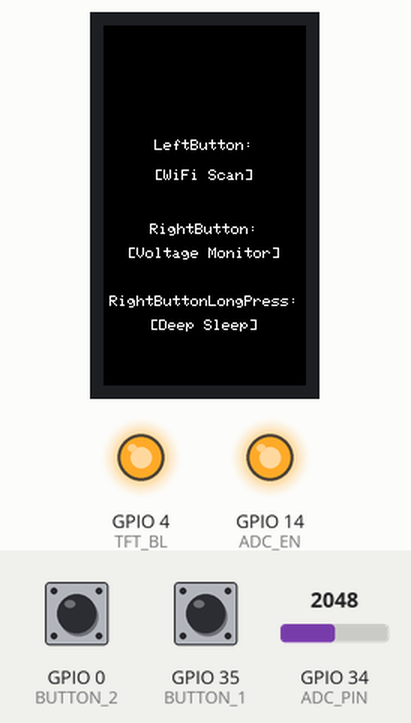
The sketch below on a simulated ESP32. Shown: 135×240 colour display, output pins drawn as LEDs (lit = HIGH). Dashed ring = blinking. Inputs (shaded band) come from the test bench; at power-on: GPIO 35 (BUTTON_1) HIGH, GPIO 0 (BUTTON_2) HIGH, GPIO 34 (ADC_PIN) = 2048. A WiFi scan finds three made-up networks; what the sketch prints to the serial monitor is not drawn. At 17.5 s the program puts the board to deep sleep or switches it off; the recording ends there.

Above: at 5.5 s.
5.6 s: GPIO 35 (BUTTON_1) pulled LOW for 0.15 s
At 7.4 s:
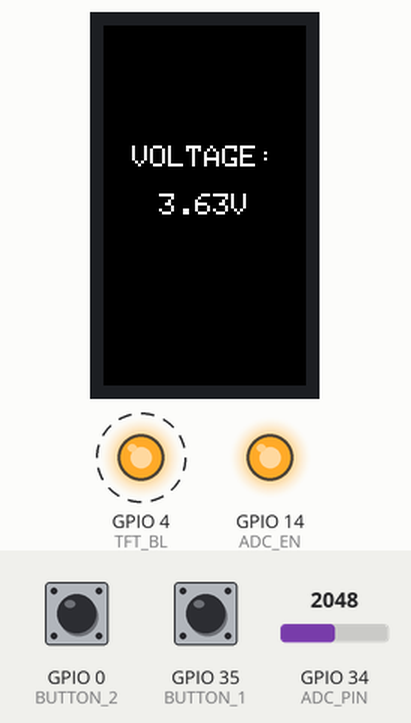
8.7 s: GPIO 0 (BUTTON_2) pulled LOW for 0.15 s
At 10.1 s:
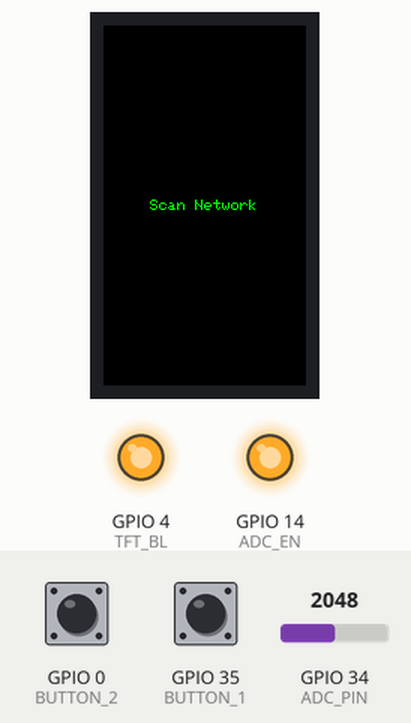
11.8 s: GPIO 35 (BUTTON_1) pulled LOW for 0.15 s
At 13.5 s:
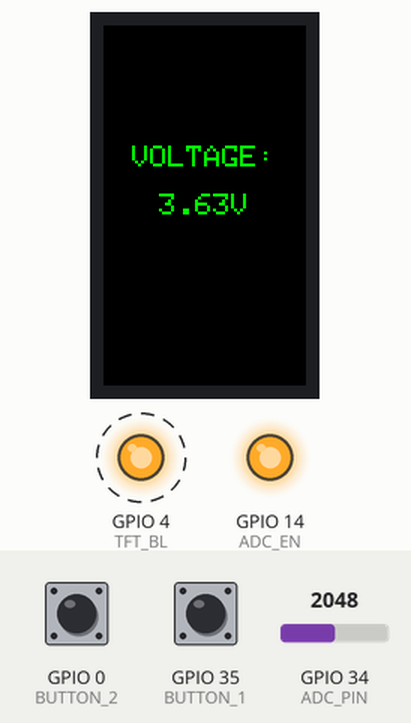
14.9 s: GPIO 35 (BUTTON_1) pulled LOW for 1 s
At 15.7 s:
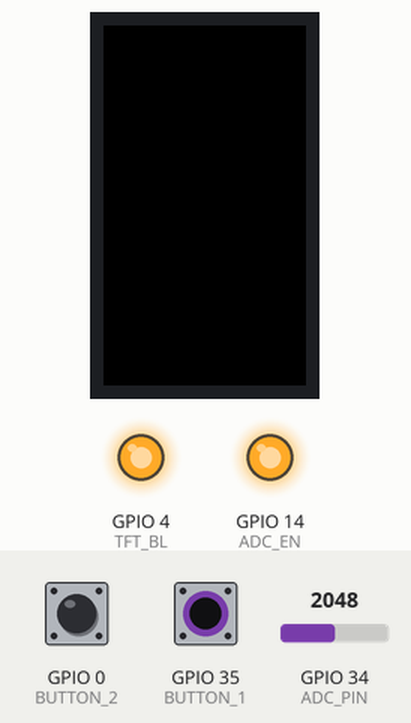
Timing chart, 0 to 17.5 s (numbered marks = the images above; inputs shaded):
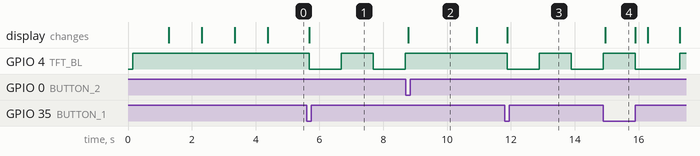

Measured:
- after the input at 5.6 s, GPIO 4 (TFT_BL): alternates HIGH for 1.0 s and LOW for 1.0 s, starting after 0.09 s; the display: first changes after 0.08 s (image 1 shows a later state)
- after the input at 8.7 s, GPIO 4 (TFT_BL): stays HIGH (without the input it goes to LOW after 0.99 s); the display: changes after 0.09 s (image 2)
- after the input at 11.8 s, GPIO 4 (TFT_BL): alternates HIGH for 1.0 s and LOW for 1.0 s, starting after 0.09 s; the display: first changes after 0.08 s (image 3 shows a later state)
- after the input at 14.9 s, the display: changes after 0.05 s (image 4)
- what the display in image 4 shows lasts 0.9 s, from 15.0 s to 15.9 s

The sketch:

TTGO-T-Display.ino
```cpp
#include <TFT_eSPI.h>
#include <SPI.h>
#include "WiFi.h"
#include <Wire.h>
#include <Button2.h>
#include "esp_adc_cal.h"
#include "bmp2.h"

#ifndef TFT_DISPOFF
#define TFT_DISPOFF 0x28
#endif

#ifndef TFT_SLPIN
#define TFT_SLPIN   0x10
#endif

#define TFT_MOSI            19
#define TFT_SCLK            18
#define TFT_CS              5
#define TFT_DC              16
#define TFT_RST             23

#define TFT_BL              4   // Display backlight control pin
#define ADC_EN              14  // ADC_EN is the ADC detection enable port
#define ADC_PIN             34
#define BUTTON_1            35
#define BUTTON_2            0

TFT_eSPI tft = TFT_eSPI(135, 240); // Invoke custom library
Button2 btn1(BUTTON_1);
Button2 btn2(BUTTON_2);

char buff[512];
int vref = 1100;
int btnCick = false;

//#define ENABLE_SPI_SDCARD

//Uncomment will use SDCard, this is just a demonstration,
//how to use the second SPI
//#ifdef ENABLE_SPI_SDCARD

#include "FS.h"
#include "SD.h"
#include <SPI.h>
/*
SPIClass SPI1(HSPI);

#define MY_CS       33
#define MY_SCLK     25
#define MY_MISO     27
#define MY_MOSI     26

void setupSDCard()
{
    SPI1.begin(MY_SCLK, MY_MISO, MY_MOSI, MY_CS);
    //Assuming use of SPI SD card
    if (!SD.begin(MY_CS, SPI1)) {
        Serial.println("Card Mount Failed");
        tft.setTextColor(TFT_RED);
        tft.drawString("SDCard Mount FAIL", tft.width() / 2, tft.height() / 2 - 32);
        tft.setTextColor(TFT_GREEN);
    } else {
        tft.setTextColor(TFT_GREEN);
        Serial.println("SDCard Mount PASS");
        tft.drawString("SDCard Mount PASS", tft.width() / 2, tft.height() / 2 - 48);
        String size = String((uint32_t)(SD.cardSize() / 1024 / 1024)) + "MB";
        tft.drawString(size, tft.width() / 2, tft.height() / 2 - 32);
    }
}
#else
#define setupSDCard()
#endif

*/
void wifi_scan();

//! Long time delay, it is recommended to use shallow sleep, which can effectively reduce the current consumption
void espDelay(int ms)
{
    esp_sleep_enable_timer_wakeup(ms * 1000);
    esp_sleep_pd_config(ESP_PD_DOMAIN_RTC_PERIPH, ESP_PD_OPTION_ON);
    esp_light_sleep_start();
}

void showVoltage()
{
    static uint64_t timeStamp = 0;
    int r = digitalRead(TFT_BL);
    if (millis() - timeStamp > 1000) {
        timeStamp = millis();
        uint16_t v = analogRead(ADC_PIN);
        float battery_voltage = ((float)v / 4095.0) * 2.0 * 3.3 * (vref / 1000.0);
        String voltage = "Voltage :" + String(battery_voltage) + "V";
        Serial.println(voltage);
        tft.fillRect(30,110,80,20,TFT_BLACK);
        tft.setTextDatum(MC_DATUM);
        tft.setTextSize(2);
        tft.drawString("VOLTAGE:",  tft.width() / 2, tft.height() / 2 -32);
        tft.drawString((String(battery_voltage) + "V"),  tft.width() / 2, tft.height() / 2 );
        digitalWrite(TFT_BL, !r);


    }
}

void button_init()
{
    btn1.setLongClickHandler([](Button2 & b) {
        btnCick = false;
        int r = digitalRead(TFT_BL);
        tft.fillScreen(TFT_BLACK);
        tft.setTextColor(TFT_GREEN, TFT_BLACK);
        tft.setTextDatum(MC_DATUM);
        tft.setTextSize(1);
        tft.drawString("Press again to wake up",  tft.width() / 2, tft.height() / 2 );
        espDelay(6000);
        digitalWrite(TFT_BL, !r);

        tft.writecommand(TFT_DISPOFF);
        tft.writecommand(TFT_SLPIN);
        //After using light sleep, you need to disable timer wake, because here use external IO port to wake up
        esp_sleep_disable_wakeup_source(ESP_SLEEP_WAKEUP_TIMER);
        // esp_sleep_enable_ext1_wakeup(GPIO_SEL_35, ESP_EXT1_WAKEUP_ALL_LOW);
        esp_sleep_enable_ext0_wakeup(GPIO_NUM_35, 0);
        delay(200);
        esp_deep_sleep_start();
    });
    btn1.setPressedHandler([](Button2 & b) {
        Serial.println("Detect Voltage..");

        tft.fillScreen(TFT_BLACK);

        btnCick = true;
    });

    btn2.setPressedHandler([](Button2 & b) {
        btnCick = false;
        Serial.println("btn press wifi scan");
        wifi_scan();
    });
}

void button_loop()
{
    btn1.loop();
    btn2.loop();
}

void wifi_scan()
{
    tft.setTextColor(TFT_GREEN, TFT_BLACK);
    tft.fillScreen(TFT_BLACK);
    tft.setTextDatum(MC_DATUM);
    tft.setTextSize(0.5);

    tft.drawString("Scan Network", tft.width() / 2, tft.height() / 2);

    WiFi.mode(WIFI_STA);
    WiFi.disconnect();
    delay(100);

    int16_t n = WiFi.scanNetworks();
    tft.fillScreen(TFT_BLACK);
    if (n == 0) {
        tft.drawString("no networks found", tft.width() / 2, tft.height() / 2);
    } else {
        tft.setTextDatum(TL_DATUM);
        tft.setCursor(0, 0);
        Serial.printf("Found %d net\n", n);
        for (int i = 0; i < n; ++i) {
            sprintf(buff,
                    "[%d]:%s(%d)",
                    i + 1,
                    WiFi.SSID(i).c_str(),
                    WiFi.RSSI(i));
            tft.println(buff);
        }
    }
    WiFi.mode(WIFI_OFF);
}

void setup()
{
    Serial.begin(115200);
    Serial.println("Start");

    /*
    ADC_EN is the ADC detection enable port
    If the USB port is used for power supply, it is turned on by default.
    If it is powered by battery, it needs to be set to high level
    */
    pinMode(ADC_EN, OUTPUT);
    digitalWrite(ADC_EN, HIGH);

    tft.init();


    //tft.setTextColor(TFT_GREEN);
    tft.setTextColor(TFT_WHITE);
    tft.setCursor(0, 0);
    tft.setTextDatum(MC_DATUM);
    //tft.setTextDatum(MC_DATUM);
    //tft.setTextDatum(TR_DATUM);

    tft.setTextSize(2);

    if (TFT_BL > 0) {                           // TFT_BL has been set in the TFT_eSPI library in the User Setup file TTGO_T_Display.h
        pinMode(TFT_BL, OUTPUT);                // Set backlight pin to output mode
        digitalWrite(TFT_BL, TFT_BACKLIGHT_ON); // Turn backlight on. TFT_BACKLIGHT_ON has been set in the TFT_eSPI library in the User Setup file TTGO_T_Display.h
    }
    tft.setRotation(1);
    tft.setSwapBytes(true);
    tft.pushImage(0, 0,  240, 135, ttgo);
    espDelay(5000);


    tft.setRotation(0);
    tft.fillScreen(TFT_RED);
    espDelay(1000);
    tft.fillScreen(TFT_BLUE);
    espDelay(1000);
    tft.fillScreen(TFT_GREEN);
    espDelay(1000);

    button_init();

    esp_adc_cal_characteristics_t adc_chars;
    esp_adc_cal_value_t val_type = esp_adc_cal_characterize((adc_unit_t)ADC_UNIT_1, (adc_atten_t)ADC1_CHANNEL_6, (adc_bits_width_t)ADC_WIDTH_BIT_12, 1100, &adc_chars);
    //Check type of calibration value used to characterize ADC
    if (val_type == ESP_ADC_CAL_VAL_EFUSE_VREF) {
        Serial.printf("eFuse Vref:%u mV", adc_chars.vref);
        vref = adc_chars.vref;
    } else if (val_type == ESP_ADC_CAL_VAL_EFUSE_TP) {
        Serial.printf("Two Point --> coeff_a:%umV coeff_b:%umV\n", adc_chars.coeff_a, adc_chars.coeff_b);
    } else {
        Serial.println("Default Vref: 1100mV");
    }


    //setupSDCard();

    tft.setRotation(0);            //旋转
    tft.fillScreen(TFT_BLACK);


    tft.setTextSize(1);
    tft.drawString("LeftButton:", tft.width() / 2, tft.height() / 2 -40);
    tft.drawString("[WiFi Scan]", tft.width() / 2, tft.height() / 2 -20);
    tft.setTextSize(1);
    tft.drawString("RightButton:", tft.width() / 2, tft.height() / 2 + 16);
    tft.drawString("[Voltage Monitor]", tft.width() / 2, tft.height() / 2 + 32 );
    tft.drawString("RightButtonLongPress:", tft.width() / 2, tft.height() / 2 + 64);
    tft.drawString("[Deep Sleep]", tft.width() / 2, tft.height() / 2 + 80 );

}

void loop()
{
    if (btnCick) {
        showVoltage();
    }
    button_loop();
}
```

Source omitted: bmp2.h (data table, 313595 bytes)
